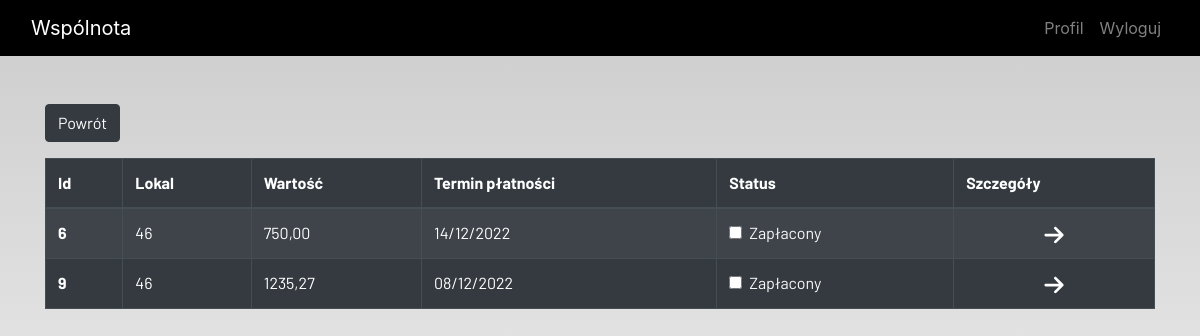
Page /resident_billing/ (signed in) on the earlier database version.
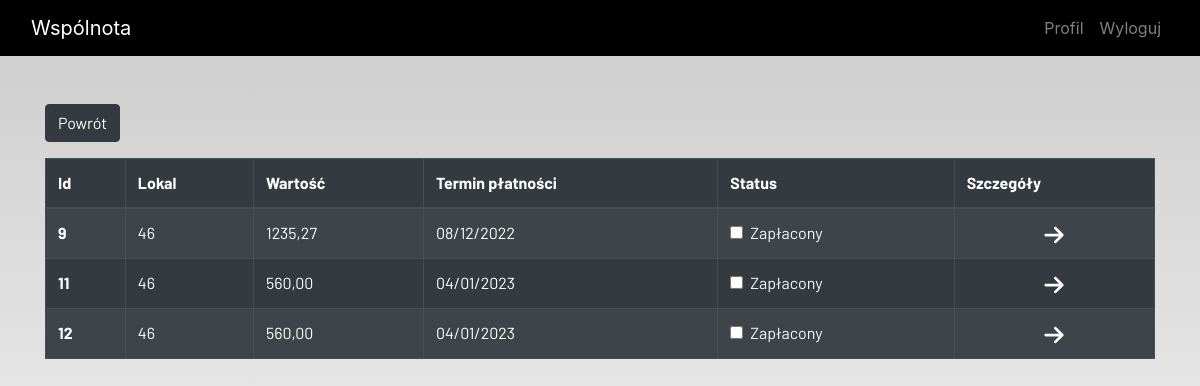
Same page on the later database version.
### ideas/models.py (models this page shows, shortened)
class Billing(models.Model):
    admin = models.ForeignKey(User, on_delete=models.CASCADE, null=True, blank=True)
    id = models.AutoField(primary_key = True)
    owner = models.ForeignKey(Local, on_delete=models.CASCADE, null=False, blank=False)
    value = models.DecimalField(("Kwota do zapłaty"), max_digits=100, decimal_places=2)
    addressee_name = models.TextField(("Adresat rachunku"), null=True, blank=True)
    bank_account = models.CharField(("Numer konta"), max_length=26, null=True, blank=True)
    status = models.BooleanField(("Czy zapłacone?"))
    start_billing = models.DateField(("Początek okresu rozliczeniowego"), null=False, blank=False)
    end_billing = models.DateField(("Koniec okresu rozliczeniowego"), null=False, blank=False)
    payment_date = models.DateField(("Termin płatności"), null=True, blank=True)
    details = models.FileField(("Szczegóły"), upload_to='', null=True)

class Local(models.Model):
    admin = models.ForeignKey(User, on_delete=models.CASCADE, related_name='admin', null=True, blank=True)
    owner = models.OneToOneField(User, on_delete=models.CASCADE, related_name='owner', null=True, blank=True)
    number = models.IntegerField(("Numer lokalu"), null=False, blank=False)
    area = models.DecimalField(("Powierzchnia"), max_digits=100, decimal_places=2)
    def __str__(self):
        return str(self.number)
    class Meta:
        verbose_name = "local"
        verbose_name_plural = "local"

### ideas/view/billing_views.py (the view)
# urls.py: path('resident_billing/', resident_billing, name='resident_billing'),
def resident_billing(request):
    billing = billing_list(request, False)
    context = {
        'billings': billing,
    }
    return render(request, 'registration/billing/resident_billing.html', context)

### ideas/functions/billing_function.py (called while the page is built)
def billing_list(request, status):
    local = Local.objects.get(owner=request.user)
    billing = Billing.objects.filter(owner=local.id).filter(status=status)
    return billing

### ideas/templates/registration/billing/resident_billing.html (shortened to what this page needs)
{% extends 'registration/main.html' %}
{% load static %}
{% block content %}
<div class="container" >
    <div class="form-group">
        <a href="{% url 'home' %}">
            <button  class="btn btn-dark" >
                    Powrót
            </button>
        </a>
    </div>
</div>
<div class="container">
    <table class="table table-striped table-bordered table-hover table-dark">
        <thead>
            <tr>
                <th scope="col">Id</th>
                <th scope="col">Lokal</th>
                <th scope="col">Wartość</th>
                <th scope="col">Termin płatności</th>
                <th scope="col">Status</th>
                <th scopr="col">Szczegóły</th>
            </tr>
        </thead>
        <tbody>
            {% for billing in  billings %}
            <tr>
                <th scope="row">{{ billing.id }}</th>
                <td>{{ billing.owner }}</td>
                <td>{{ billing.value }}</td>
                <td>{{ billing.payment_date | date:"d/m/Y" }}</td>
                <td>
                    <a href="{% url 'billing_update' billing.id%}">
                        <div class="form-check">
                            {% if billing.status == True %}
                            <input class="form-check-input" type="checkbox" value="" checked>
                            {% else %}
                            <input class="form-check-input" type="checkbox" value="">
                            {% endif %}
                            <label class="form-check-label text-light" for="flexCheckDefault">
                                Zapłacony
                            </label>
                        </div>
                    </a>
                </td>
            <td style="text-align: center">
                    <a href="{% url 'billing_detail' billing.id%}">
                    </a>
                </td>
            </tr>
            {%  endfor %}
        </tbody>
    </table>
</div>
{% endblock content %}

Differences in the rows shown:
no longer on this page (row edited): Billing: id "6", owner "46", value "750,00", payment_date "14/12/2022"
added Billing: id "11", owner "46", value "560,00", payment_date "04/01/2023"
added Billing: id "12", owner "46", value "560,00", payment_date "04/01/2023"
